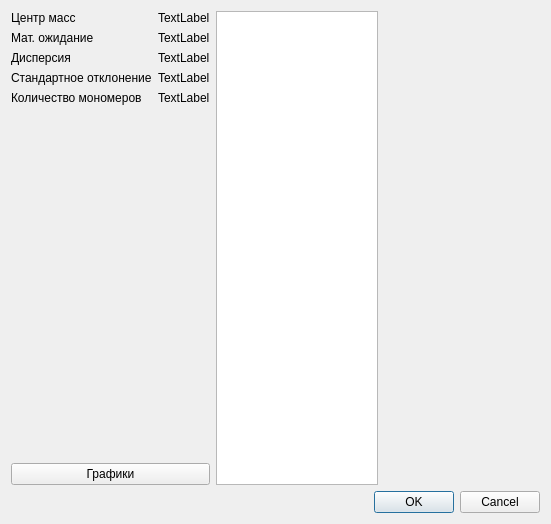
<?xml version="1.0" encoding="UTF-8"?>
<ui version="4.0">
 <class>DlgStats</class>
 <widget class="QDialog" name="DlgStats">
  <property name="geometry">
   <rect>
    <x>0</x>
    <y>0</y>
    <width>551</width>
    <height>524</height>
   </rect>
  </property>
  <property name="windowTitle">
   <string>Статистика для глобулы</string>
  </property>
  <property name="modal">
   <bool>true</bool>
  </property>
  <layout class="QVBoxLayout" name="verticalLayout_2">
   <item>
    <layout class="QHBoxLayout" name="horizontalLayout" stretch="1">
     <item>
      <layout class="QHBoxLayout" name="horizontalLayout_3" stretch="1,1,1">
       <item>
        <layout class="QVBoxLayout" name="verticalLayout">
         <item>
          <layout class="QFormLayout" name="formLayout">
           <item row="0" column="0">
            <widget class="QLabel" name="label">
             <property name="text">
              <string>Центр масс</string>
             </property>
            </widget>
           </item>
           <item row="0" column="1">
            <widget class="QLabel" name="massCenterLabel">
             <property name="text">
              <string>TextLabel</string>
             </property>
            </widget>
           </item>
           <item row="2" column="0">
            <widget class="QLabel" name="label_2">
             <property name="text">
              <string>Дисперсия</string>
             </property>
            </widget>
           </item>
           <item row="2" column="1">
            <widget class="QLabel" name="dispersityLabel">
             <property name="text">
              <string>TextLabel</string>
             </property>
            </widget>
           </item>
           <item row="3" column="0">
            <widget class="QLabel" name="label_4">
             <property name="text">
              <string>Стандартное отклонение</string>
             </property>
            </widget>
           </item>
           <item row="3" column="1">
            <widget class="QLabel" name="stdDeviationLabel">
             <property name="text">
              <string>TextLabel</string>
             </property>
            </widget>
           </item>
           <item row="1" column="0">
            <widget class="QLabel" name="label_6">
             <property name="text">
              <string>Мат. ожидание</string>
             </property>
            </widget>
           </item>
           <item row="1" column="1">
            <widget class="QLabel" name="meanValueLabel">
             <property name="text">
              <string>TextLabel</string>
             </property>
            </widget>
           </item>
           <item row="4" column="0">
            <widget class="QLabel" name="label_3">
             <property name="text">
              <string>Количество мономеров</string>
             </property>
            </widget>
           </item>
           <item row="4" column="1">
            <widget class="QLabel" name="monomersCountLabel">
             <property name="text">
              <string>TextLabel</string>
             </property>
            </widget>
           </item>
          </layout>
         </item>
         <item>
          <widget class="QPushButton" name="graphicsBtn">
           <property name="text">
            <string>Графики</string>
           </property>
          </widget>
         </item>
        </layout>
       </item>
       <item>
        <widget class="QListWidget" name="polymersListWidget"/>
       </item>
       <item>
        <layout class="QFormLayout" name="stats_layout"/>
       </item>
      </layout>
     </item>
    </layout>
   </item>
   <item>
    <widget class="QDialogButtonBox" name="buttonBox">
     <property name="orientation">
      <enum>Qt::Horizontal</enum>
     </property>
     <property name="standardButtons">
      <set>QDialogButtonBox::Cancel|QDialogButtonBox::Ok</set>
     </property>
    </widget>
   </item>
  </layout>
 </widget>
 <resources/>
 <connections>
  <connection>
   <sender>buttonBox</sender>
   <signal>accepted()</signal>
   <receiver>DlgStats</receiver>
   <slot>accept()</slot>
   <hints>
    <hint type="sourcelabel">
     <x>248</x>
     <y>254</y>
    </hint>
    <hint type="destinationlabel">
     <x>157</x>
     <y>274</y>
    </hint>
   </hints>
  </connection>
  <connection>
   <sender>buttonBox</sender>
   <signal>rejected()</signal>
   <receiver>DlgStats</receiver>
   <slot>reject()</slot>
   <hints>
    <hint type="sourcelabel">
     <x>316</x>
     <y>260</y>
    </hint>
    <hint type="destinationlabel">
     <x>286</x>
     <y>274</y>
    </hint>
   </hints>
  </connection>
 </connections>
</ui>
